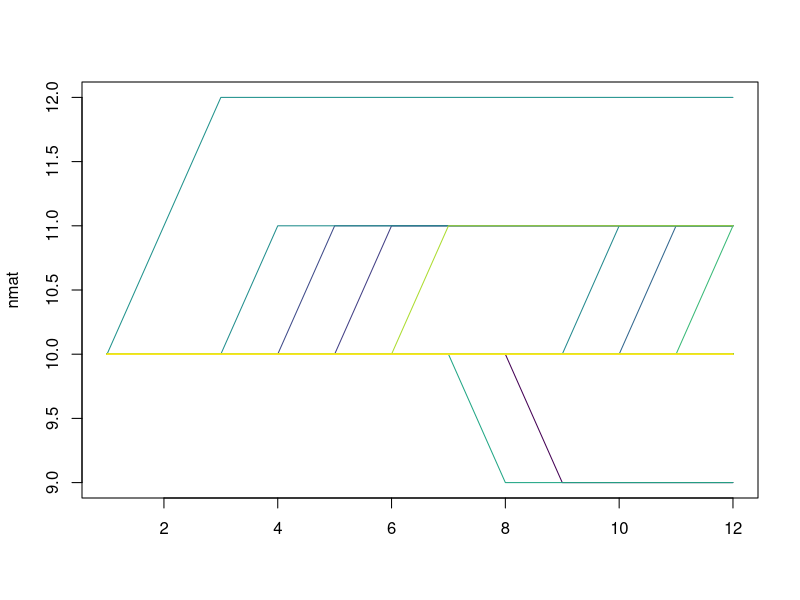
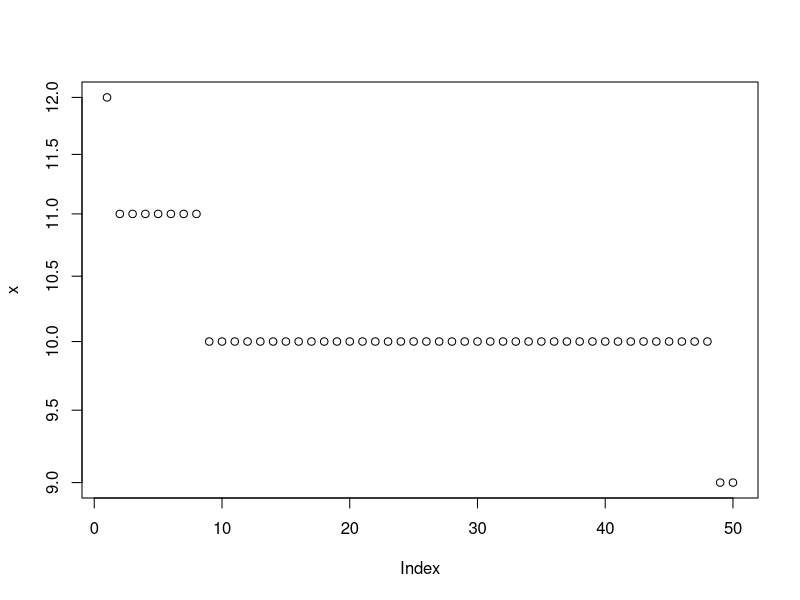

Reproduce these figures in R, in order.
S <- 50
m <- matrix(runif(S^2, 0, 0.01), nrow = S)
diag(m) <- runif(S, 0.01, 0.2)

n <- rep(10, S)

d0 <- ((m %*% n) * n)[, 1]
la <- 1 * max(d0)

ntstep <- 12

nmat <- matrix(0, nrow = ntstep, ncol = S)

nmat[1, ] <- n


for(i in 2:ntstep) {
    # birth or death?
    # death probabilities
    d <- ((m %*% n) * n)[, 1]
    
    # birth probabilities
    b <- la * n
    
    # `event = 0` is death and `event = 1` is birth
    event <- sample(0:1, size = 1, prob = c(sum(d), sum(b)))
    
    if(event == 0) { # someone dies
        # who dies?
        thisOneDead <- sample(1:S, size = 1, prob = d)
        
        # update populations
        n[thisOneDead] <- n[thisOneDead] - 1
    } else { # someone is born
        thisOneBorn <- sample(1:S, size = 1, prob = b)
        
        # update populations
        n[thisOneBorn] <- n[thisOneBorn] + 1
    }
    
    nmat[i, ] <- n
}

# timeseries
matplot(nmat, type = 'l', lty = 1, col = viridis::viridis(S))

# sad
x <- nmat[ntstep, ]
x <- sort(x[x > 0], TRUE)
plot(x, log = 'y')